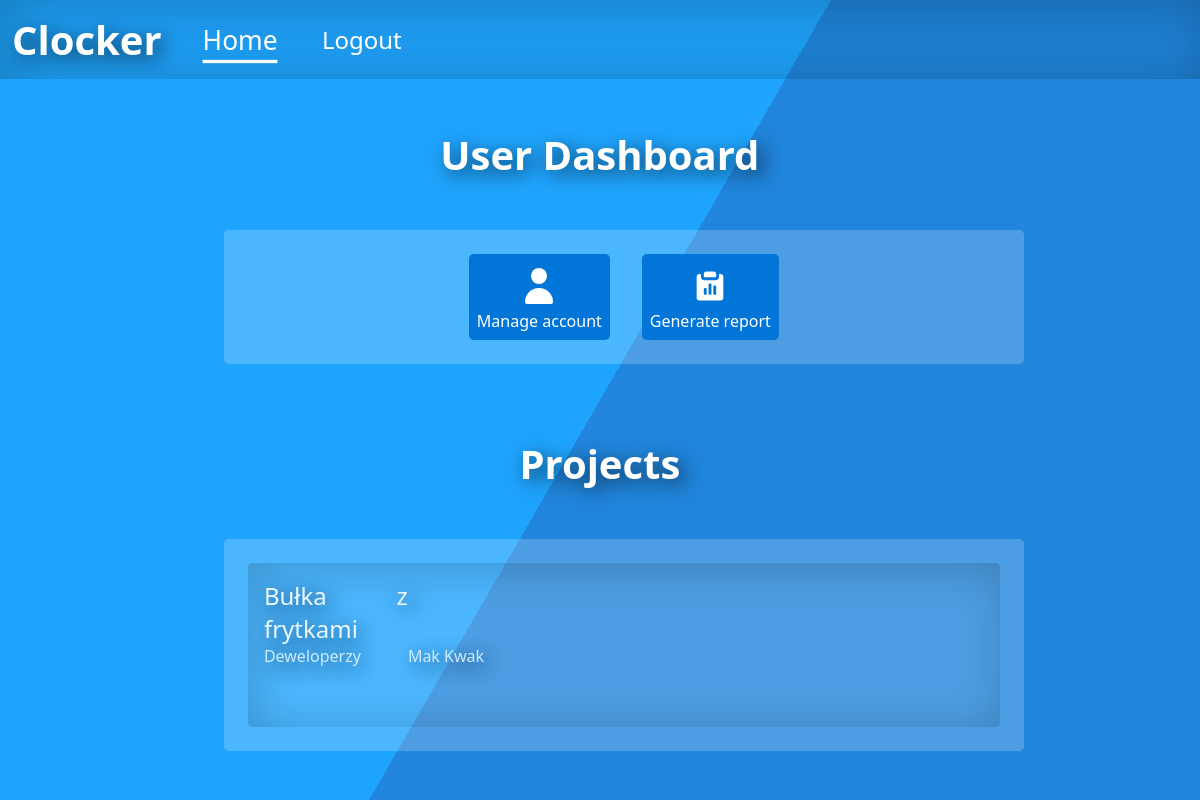
The app's page /index.php?page=user_dashboard (signed in), older data.
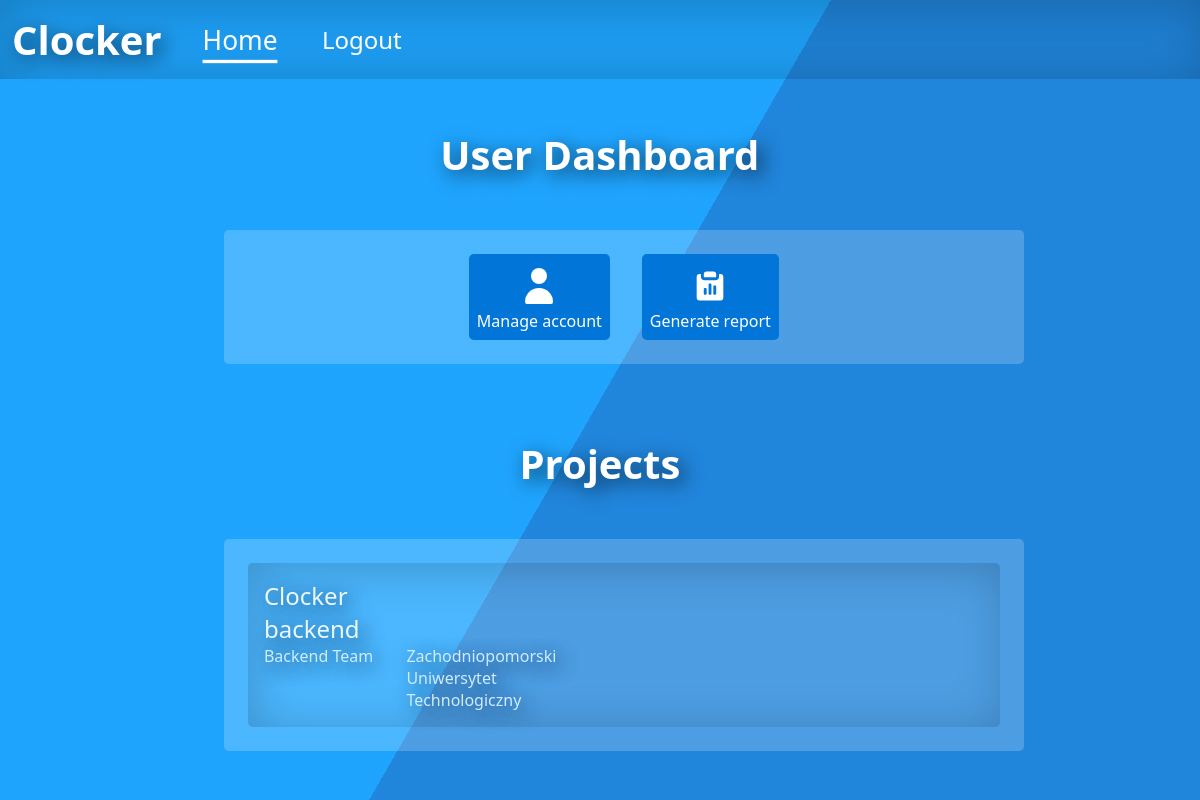
The same page, newer data.
### tables this page shows
CREATE TABLE `project` (
  `id` int(11) NOT NULL,
  `ownerId` int(11) NOT NULL,
  `groupId` int(11) DEFAULT NULL,
  `clientId` int(11) DEFAULT NULL,
  `name` varchar(50) NOT NULL
);

CREATE TABLE `groups` (
  `id` int(11) NOT NULL,
  `ownerId` int(11) NOT NULL,
  `name` varchar(255) NOT NULL
);

CREATE TABLE `client` (
  `id` int(11) NOT NULL,
  `userId` int(11) NOT NULL,
  `name` varchar(50) NOT NULL
);

### controllers/userController.php (called while the page is built, shortened)
<?php
class userController
{
    public static function index() {
        $response = new Response();
        $projects = new Projects();
        $projects = $projects->getUserProjects($_SESSION['uid']);
        $response->setBody(userDashboardView::render($projects));
        return $response;
    }
}

### src/Application.php (called while the page is built, shortened)
<?php
class Application
{
    public function run($path){
        list($controller, $functionName) = Router::resolve($path);
        return $controller::$functionName();
    }
}

### public/index.php (called while the page is built, shortened)
<?php
$path = isset($_GET['page']) ? $_GET['page'] : null;
$app = new Application();
$response = $app->run($path);

### models/Project.php (called while the page is built, shortened)
<?php
class Project
{
    private $id;
    private $groupId;
    private $clientId;
    private $name;
    public function getGroupId()
    {
        return $this->groupId;
    }
    public function setGroupId($groupId)
    {
        $this->groupId = $groupId;
        return $this;
    }
    public function getId()
    {
        return $this->id;
    }
    public function setId($id)
    {
        $this->id = $id;
        return $this;
    }
    public function getClientId()
    {
        return $this->clientId;
    }
    public function setClientId($clientId)
    {
        $this->clientId = $clientId;
        return $this;
    }
    public function getName()
    {
        return $this->name;
    }
    public function setName($name)
    {
        $this->name = $name;
        return $this;
    }
}

### src/Database.php (called while the page is built, shortened)
<?php
abstract class Database
{
    protected function openConnection(){
        $config = include('../config/config.php');
        try {
            $this->connection = new PDO($config['host'], $config['username'], $config['password']);
        }catch (PDOException $e) {
            echo "PDOException was caught: {$e->getMessage()}";
            var_dump($e->getTraceAsString());
        }
    }
}

### models/Projects.php (called while the page is built, shortened)
<?php
class Projects extends Database
{
    public function getUserProjects($userId){
        $projects = [];
        $userGroups = new Groups();
        $userGroups = $userGroups->getUserGroups($userId);
        foreach ($userGroups as $group){
            $tmp = $this->getGroupProjects($group->getId());
            foreach ($tmp as $project){
                $projects[] = $project;
            }
        }
        return $projects;
    }
    public function getGroupProjects($groupId){
        $projects = [];
        $query = "SELECT * FROM project WHERE groupId = :groupId";
        $statement = $this->connection->prepare($query);
        $statement->execute(array('groupId' => $groupId));
        while ($row = $statement->fetch(PDO::FETCH_ASSOC)) {
            $projects[] = $this->projectFromDB($row);
        }
        return $projects;
    }
    public function projectFromDB($row){
        $project = new Project();
        $project
            ->setId($row['id'])
            ->setOwnerId($row['ownerId'])
            ->setGroupId($row['groupId'])
            ->setClientId($row['clientId'])
            ->setName($row['name']);
        return $project;
    }
}

### models/Groups.php (called while the page is built, shortened)
<?php
class Groups extends Database
{
    public function groupFromDB($row){
        $group = new Group();
        $group
            ->setId($row['id'])
            ->setOwnerId($row['ownerId'])
            ->setName($row['name']);
        return $group;
    }
    public function getUserGroups($userId){
        $groups = [];
        $query = "SELECT * FROM usersgroups WHERE userId = :userId";
        $statement = $this->connection->prepare($query);
        $statement->execute(array('userId' => $userId));
        while ($row = $statement->fetch(PDO::FETCH_ASSOC)) {
            $group = $this->getGroupById($row['groupId']);
            $groups[] = $group;
        }
        return $groups;
    }
    public function getGroupById($groupId){
        $query = "SELECT * FROM groups WHERE id = :groupId";
        $statement = $this->connection->prepare($query);
        $statement->execute(array('groupId' => $groupId));
        $row = $statement->fetch(PDO::FETCH_ASSOC);
        $group = $this->groupFromDB($row);
        return $group;
    }
}

### models/Group.php (called while the page is built, shortened)
<?php
class Group
{
    private $id;
    private $name;
    public function getId()
    {
        return $this->id;
    }
    public function setId($id)
    {
        $this->id = $id;
        return $this;
    }
    public function setOwnerId($ownerId)
    {
        return $this;
    }
    public function getName()
    {
        return $this->name;
    }
    public function setName($name)
    {
        $this->name = $name;
        return $this;
    }
}

### models/Clients.php (called while the page is built, shortened)
<?php
class Clients extends Database
{
    public function clientFromDB($row){
        $client = new Client();
        $client
            ->setId($row['id'])
            ->setUserId($row['userId'])
            ->setName($row['name']);
        return $client;
    }
    public function getClientById($clientId){
        $query = "SELECT * FROM client WHERE id = :id";
        $statement = $this->connection->prepare($query);
        $statement->execute(array('id' => $clientId));
        $row = $statement->fetch(PDO::FETCH_ASSOC);
        $client = $this->clientFromDB($row);
        return $client;
    }
}

### models/Client.php (called while the page is built, shortened)
<?php
class Client
{
    private $name;
    public function setUserId($userId)
    {
        return $this;
    }
    public function setId($id)
    {
        return $this;
    }
    public function getName()
    {
        return $this->name;
    }
    public function setName($name)
    {
        $this->name = $name;
        return $this;
    }
}

### views/userDashboardView.php (the view, shortened to what the changed rows need)
<?php
class userDashboardView
{
    public static function render($projects = []) {
        echo mainLayout::renderHeader();
        ?>
        <div class="container">
            <div class="row">
                <div class="col-8 col-s-8 offset-2 offset-s-2">
                    <h1 class="title">User Dashboard</h1>
                </div>
            </div>
            <div class="row">
                <div class="col-8 col-s-8 offset-2 offset-s-2">
                    <h1 class="title">Projects</h1>
                    <div class="fit-box">
                        <?php
                        foreach ($projects as $project){
                            $projectId = $project->getId();
                            $projectName = $project->getName();
                            $projectClient = $project->getClientId();
                            $client = new Clients();
                            $clientName = $client->getClientById($projectClient)->getName();
                            $groups = new Groups();
                            $group = $groups->getGroupById($project->getGroupId());
                            $groupName = $group->getName();
                            echo "
                                <div class='list-row-project'>
                                    <a href='index.php?page=tasks&project=$projectId'>
                                        <div class='list-row-name'>$projectName</div>
                                    </a>
                                    <div class='list-row-group'>$groupName</div>
                                    <div class='list-row-client'>$clientName</div>
                                </div>
                            ";
                        }
                        ?>
                    </div>
                </div>
            </div>
        </div>
        <?php
        $html = ob_get_clean();
        return $html;
    }
}

Row changes from the older to the newer data that the page shows:
removed project: name "Bułka z frytkami", groupId.name "Deweloperzy", clientId.name "Mak Kwak"
added project: name "Clocker backend", groupId.name "Backend Team", clientId.name "Zachodniopomorski Uniwersytet Technologiczny"
